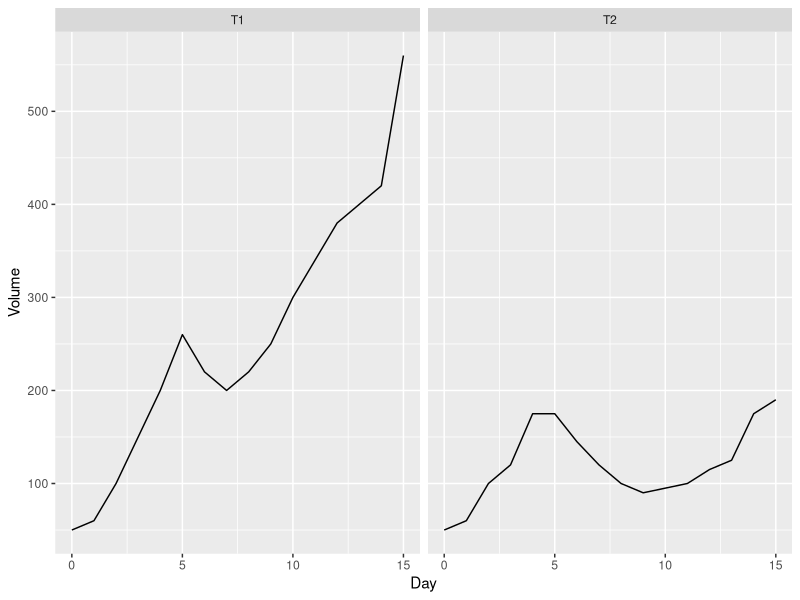
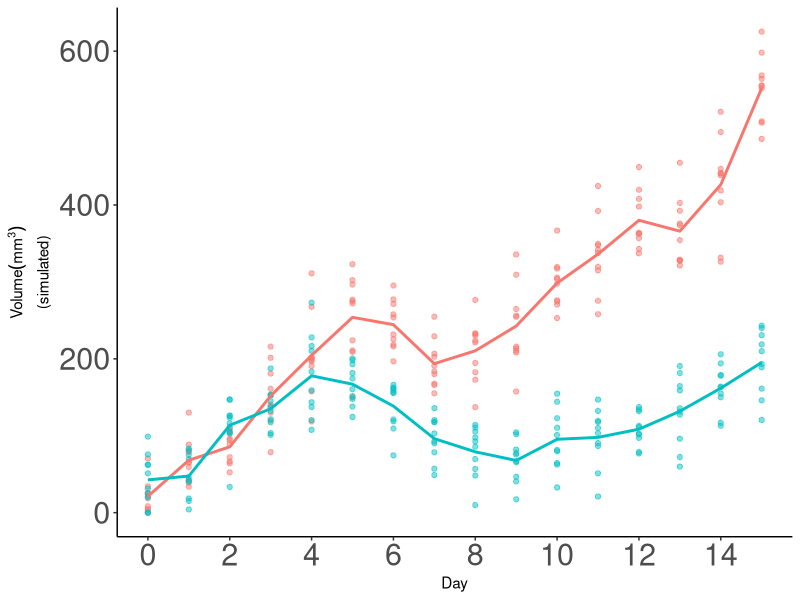
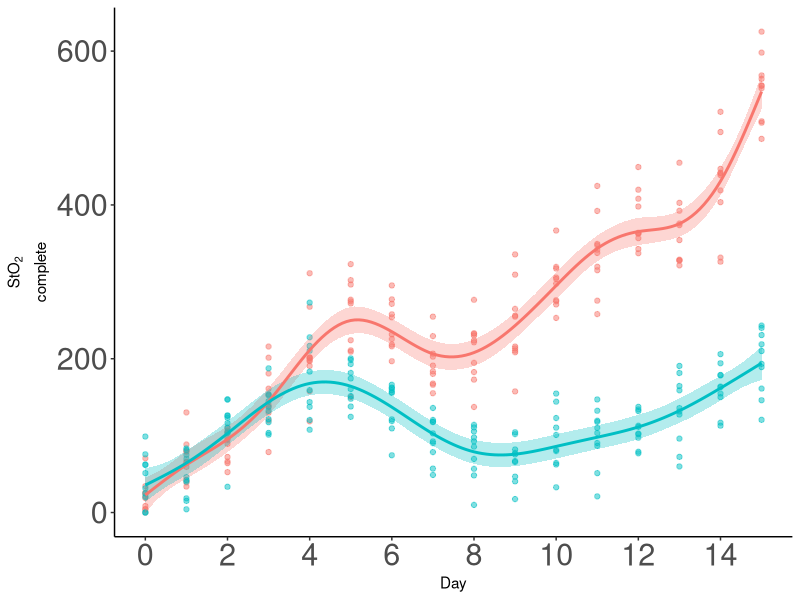
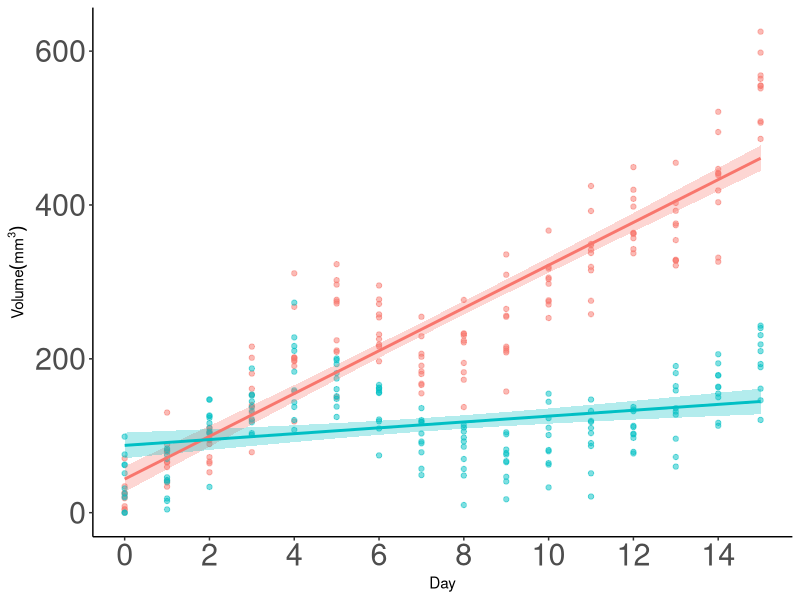

Write R code to recreate these figures, in order.
## Data is from:
## A Near-Infrared Phosphorescent
## Nanoprobe Enables Quantitative, Longitudinal Imaging of
## Tumor Hypoxia Dynamics during Radiotherapy
## --
## Zheng et. al.
## doi: 10.1158/0008-5472.CAN-19-0530
library(here)
library(ggplot2)
library(tidyverse)
library(mgcv)
library(patchwork)
#####
data<-read.csv(here("data","tumor_data.csv"))
data$Group<-as.factor(data$Group)
#plot data
ggplot(data,aes(x=Day,y=Volume))+geom_line()+facet_wrap(~Group)

#This function simulates data for the tumor data using default parameters of 10 observations per timepoint (as in the
# paper)and Standard deviation (sd) of ~15%.
#Because tumor volume cannot go below 0%, data is  generated with a cutoff value of 0.0001 (the "StO2_sim")

simulate_data <- function(dat, n = 10, sd = 15) {
    dat_sim <- dat %>%
        slice(rep(1:n(), each = n)) %>%
        group_by(Group, Day) %>%
        mutate(
            Vol_sim = pmax(rnorm(n, Volume, sd), 0.0001),
            subject=rep(1:10),
            subject=factor(paste(subject, Group, sep = "-"))
        ) %>%
        ungroup()

    return(dat_sim)
}

n <- 10 #number of observations (from paper)
sd <- 40 #mm3 approximate sd from paper
dat_sim <- simulate_data(data, n, sd)
breaks_s<-c(0,2,4,6,8,10,12,14)

#plotting simulated data
f1<-ggplot(dat_sim, aes(x = Day, y = Vol_sim, color = Group)) +
    geom_point(show.legend=FALSE,size=1.5,alpha=0.5)+
    stat_summary(aes(y = Vol_sim,
                     group=Group),
                 fun=mean, geom="line",size=1,show.legend = FALSE)+
    labs(y=expression(atop(Volume (mm^3),'(simulated)')))+
    theme_classic()+
    theme(
        axis.text=element_text(size=22)
    )+
    scale_x_continuous(breaks=breaks_s)

f1

##### fit GAM and rm-ANOVA

#GAM for StO2

m1 <- gam(Vol_sim ~ Group+s(Day, by = Group, k = 10),
          method='REML',
          data  = dat_sim)



#linear model
lm1<-lm(Vol_sim ~ Day + Group + Day * Group, data = dat_sim)


#creates a dataframe using the length of the covariates for the GAM
gam_predict <- expand_grid(Group = factor(c("T1", "T2")),
                           Day = seq(0, 15, by = 0.1),
                           subject=factor(rep(1:10)))

#creates a dataframe using the length of the covariates for rm-ANOVA
lm_predict<-expand_grid(Group = factor(c("T1", "T2")),
                        Day = c(0:15),
                        subject=factor(rep(1:10)),
)
lm_predict$subject<-factor(paste(lm_predict$subject, lm_predict$Group, sep = "-"))

#adds the predictions to the grid and creates a confidence interval for GAM
gam_predict<-gam_predict%>%
    mutate(fit = predict(m1,gam_predict,se.fit = TRUE,type='response')$fit,
           se.fit = predict(m1, gam_predict,se.fit = TRUE,type='response')$se.fit)

#using lm
lm_predict<-lm_predict%>%
    mutate(fit = predict(lm1,lm_predict,se.fit = TRUE,type='response')$fit,
           se.fit = predict(lm1, lm_predict,se.fit = TRUE,type='response')$se.fit)

#plot smooths and confidence interval for GAM
f3<-ggplot(data=dat_sim, aes(x=Day, y=Vol_sim, group=Group)) +
    geom_point(aes(color=Group),size=1.5,alpha=0.5,show.legend = FALSE)+
    geom_ribbon(aes( x=Day,ymin=(fit - 2*se.fit),
                     ymax=(fit + 2*se.fit),
                     fill=Group
    ),
    alpha=0.3,
    data=gam_predict,
    show.legend=FALSE,
    inherit.aes=FALSE) +
    geom_line(aes(y=fit,
                  color=Group),
              size=1,data=gam_predict,
              show.legend = FALSE)+
    #facet_wrap(~Group)+
    labs(y=expression(atop(StO[2],'complete')))+
    scale_x_continuous(breaks=breaks_s)+
    theme_classic()+
    theme(
        axis.text=element_text(size=22)
    )

f3

#plot linear fit for rm-ANOVA
f4<-ggplot(data=dat_sim, aes(x=Day, y=Vol_sim, group=Group)) +
    geom_point(aes(color=Group),size=1.5,alpha=0.5,show.legend = FALSE)+
    geom_ribbon(aes( x=Day,ymin=(fit - 2*se.fit),
                     ymax=(fit + 2*se.fit),fill=Group),
                alpha=0.3,
                data=lm_predict,
                show.legend = FALSE,
                inherit.aes=FALSE) +
    geom_line(aes(y=fit,
                  color=Group),
              size=1,data=lm_predict,
              show.legend = FALSE)+
    #facet_wrap(~Group)+
    labs(y=expression(paste('Volume'(mm^3))))+
    scale_x_continuous(breaks=breaks_s)+
    theme_classic()+
    theme(
        axis.text=element_text(size=22)
    )
f4

